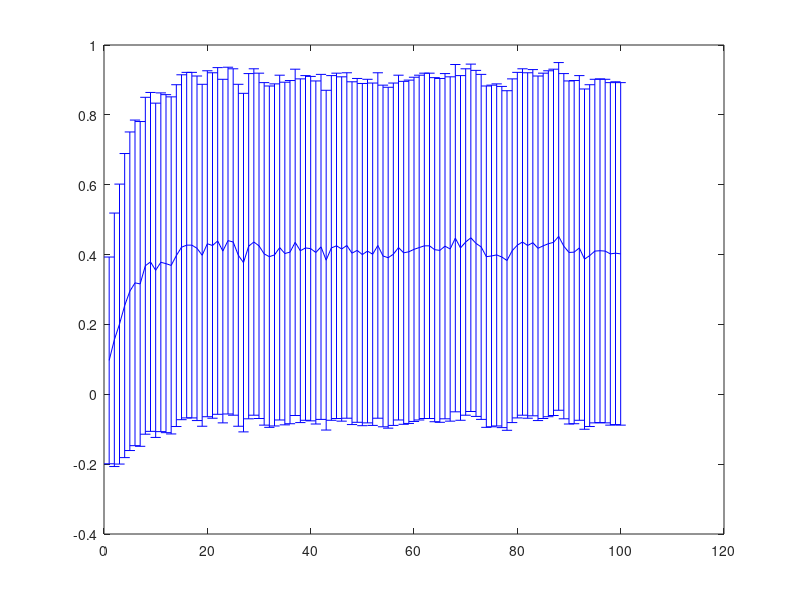

MATLAB code to generate this figure:
% %clc
clear all;

load testIncSH2.mat
rew1 = rewNorm30H{100};
clear rewNorm30H;

m = mean(rew1,1);
s = std(rew1,1);

figure
errorbar(m,s,'b');
mean(m)
% load testIncS1BadN.mat
% rew1 = rewNorm30H{100};
% clear rewNorm30H
% 
% load testIncS2BadN.mat
% rew2 = rewNorm30H{100};
% clear rewNorm30H
% 
% load testIncS5BadN.mat
% rew5 = rewNorm30H{100};
% clear rewNorm30H
% 
% load testIncSN.mat
% rewN = rewNorm30H{100};
% clear rewNorm30H
% 
% load testIncS7BadN.mat
% rew7 = rewNorm30H{100};
% clear rewNorm30H
% 
% load testIncS9BadN.mat
% rew9 = rewNorm30H{100};
% clear rewNorm30H
% 
% load testIncSChangeReward.mat
% rewC = rewNorm30H{100};
% clear rewNorm30H
% 
% for i = 100
%     
%     %rewI = rewLO30H{i};
%     %rewN = rewNorm30H{i};
%     %rewRo = rewRotate30H{i};
%     %rewRa = rewRandom30H{i};
%     
%     m1 = mean(rew1,1);
%     s1 = std(rew1,1);
%     
%     m2 = mean(rew2,1);
%     s2 = std(rew2,1);
%     
%     mN = mean(rewN,1);
%     sN = std(rewN,1);
%     
%     m5 = mean(rew5,1);
%     s5 = std(rew5,1);
%     
%     m7 = mean(rew7,1);
%     s7 = std(rew7,1);
%    
%     m9 = mean(rew9,1);
%     s9 = std(rew9,1);
%    
%     mC = mean(rewC,1);
%     sC = std(rewC,1);
%     
%     %mN = mean(rewN,1)
%     %sN = std(rewN,1)
% 
%     %mRo = mean(rewRo,1)
%     %sRo = std(rewRo,1)
%     
%     %mRa = mean(rewRa,1)
%     %sRa = std(rewRa,1)
%     figure;
%     %errorbar(mN,sN,'bo-');
%     hold on
%     errorbar(m1,s1,'ro-');
%     hold on
%     errorbar(m2,s2,'bo-');
%     hold on 
%     errorbar(mN,sN,'co-');
%     hold on
%     errorbar(m5,s5,'yo-');
%     hold on
%     errorbar(m7,s7,'go-');
%     hold on
%     errorbar(m9,s9,'mo-');
%     hold on
%     errorbar(mC,sC,'ko-');
%     
%     mean(m1)
%     mean(m2)
%     mean(mN)
%     mean(m5)
%     mean(m7)
%     mean(m9)
%     mean(mC)
%     %errorbar(mRo,sRo,'go-');
%     %errorbar(mRa,sRa,'co-');
%     
%     %pause
% end
%    
